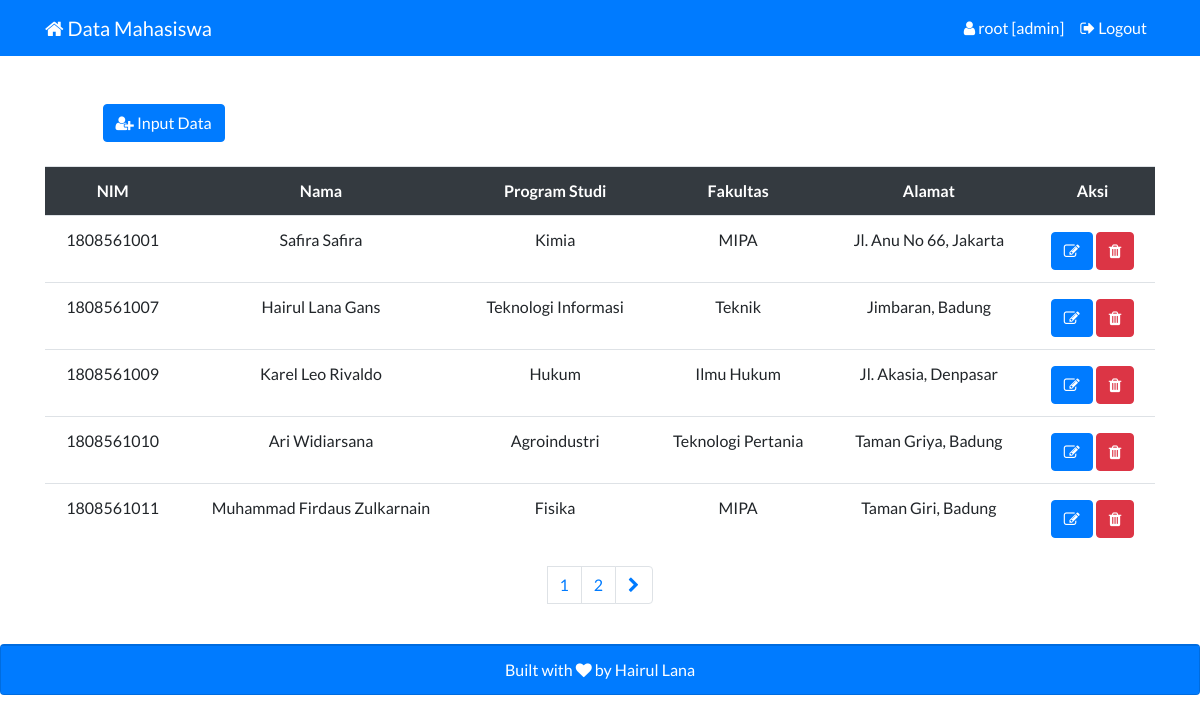
The app's page /index.php (signed in) with its own data.
### tables this page shows
CREATE TABLE `mahasiswa` (
  `nim` varchar(10) NOT NULL,
  `nama` varchar(50) NOT NULL,
  `prodi` varchar(30) NOT NULL,
  `fakultas` varchar(30) NOT NULL,
  `alamat` text NOT NULL
);

### index.php (the view, shortened to what this page needs)
<?php
require "connectDB.php";
$jumlahDataPerHalaman = 5;
$jumlahData = mysqli_num_rows(mysqli_query($connect,"SELECT * FROM mahasiswa"));
$jumlahHalaman = ceil($jumlahData / $jumlahDataPerHalaman);
if ( isset($_GET["page"])){
    $halamanAktif = $_GET["page"];
}else{
    $halamanAktif = 1;
}
$awalData = ( $jumlahDataPerHalaman * $halamanAktif ) - $jumlahDataPerHalaman;
$mahasiswa = mysqli_query($connect,"SELECT * FROM mahasiswa LIMIT $awalData, $jumlahDataPerHalaman");
?>
<!DOCTYPE html>
<html lang="en">
<head>
</head>
<body style="font-family: 'Lato', sans-serif;">
    <?php require "navbar.php" ?>
    <div class="row" data-aos="fade-down" data-aos-duration="1000">
        <div class="col-md-2 offset-md-1 mt-5">
            <a class="btn btn-primary" href="inputData.php"><i class="fa fa-user-plus"></i> Input Data</a>
        </div>
    </div>
    <?php if (mysqli_num_rows(mysqli_query($connect, "SELECT * FROM mahasiswa")) > 0) : ?>
        <?php if(isset($_SESSION["admin"])) : ?>
            <div class="container mt-4" data-aos="fade-down" data-aos-duration="1000">
                <div class="row">
                    <div class="col">
                        <table class="table text-center">
                            <tr class="bg-dark text-white">
                                <th>NIM</th>
                                <th>Nama</th>
                                <th>Program Studi</th>
                                <th>Fakultas</th>
                                <th>Alamat</th>
                                <th>Aksi</th>
                            </tr>
                            <?php
                                foreach ($mahasiswa as $data) :
                            ?>
                                <tr>
                                    <td><?= $data["nim"] ?></td>
                                    <td><?= $data["nama"] ?></td>
                                    <td><?= $data["prodi"] ?></td>
                                    <td><?= $data["fakultas"] ?></td>
                                    <td><?= $data["alamat"] ?></td>
                                    <td><a href="ubahData.php?nim=<?= $data['nim'] ?>" class="btn btn-primary mt-1"><i class="fa fa-edit"></i></a> <a href="hapusData.php?nim=<?= $data['nim'] ?>" class="btn btn-danger mt-1"><i class="fa fa-trash"></i></a></td>
                                </tr>
                            <?php
                                endforeach;
                            ?>
                        </table>
                    </div>
                </div>
            </div>
        <?php endif ?>
        <div class="row">
            <div class="col">
                <nav aria-label="...">
                    <ul class="pagination justify-content-center">
                        <?php for( $i = 1; $i <= $jumlahHalaman; $i++ ) : ?>
                            <?php if( $i == $halamanAktif ) : ?>
                                <li class="active">
                                    <a class="page-link" href="?page=<?= $i; ?>"><?= $i; ?></a>
                                </li>
                            <?php else : ?>
                                <li class="page-item">
                                    <a class="page-link" href="?page=<?= $i; ?>"><?= $i; ?></a>
                                </li>
                            <?php endif; ?>
                        <?php endfor; ?>
                        <li class="page-item">
                            <?php if( $halamanAktif < $jumlahHalaman ) : ?>
                                <a class="page-link" href="?page=<?= $halamanAktif + 1; ?>"><i class="fa fa-chevron-right"></i></a>
                            <?php endif; ?>
                        </li>
                    </ul>
                </nav>
            </div>
        </div>
    <?php else : ?>
        <h3 class="display-4 text-center my-5" data-aos="fade-down" data-aos-duration="1000">Belum Ada Data</h3>
    <?php endif; ?>
</body>
</html>

### records on screen
mahasiswa: nim "1808561001", nama "Safira Safira", prodi "Kimia", fakultas "MIPA", alamat "Jl. Anu No 66, Jakarta"
mahasiswa: nim "1808561007", nama "Hairul Lana Gans", prodi "Teknologi Informasi", fakultas "Teknik", alamat "Jimbaran, Badung"
mahasiswa: nim "1808561009", nama "Karel Leo Rivaldo", prodi "Hukum", fakultas "Ilmu Hukum", alamat "Jl. Akasia, Denpasar"
mahasiswa: nim "1808561010", nama "Ari Widiarsana", prodi "Agroindustri", fakultas "Teknologi Pertania", alamat "Taman Griya, Badung"
mahasiswa: nim "1808561011", nama "Muhammad Firdaus Zulkarnain", prodi "Fisika", fakultas "MIPA", alamat "Taman Giri, Badung"

### other values on screen
$_SESSION["admin"] "root"
